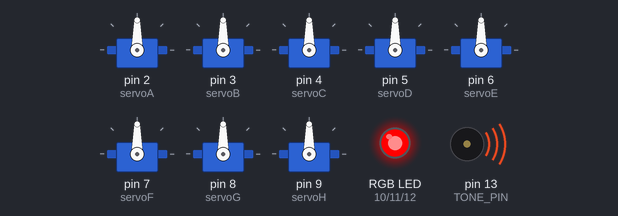
A sketch run on a simulated Arduino Uno, built with avr-gcc and run on an emulated ATmega328P. Shown: 8 × servo, an RGB LED mixed from three pins (HIGH = lit), buzzer (waves = sounding).

Above: at 0.16 s.
At 5.02 s:
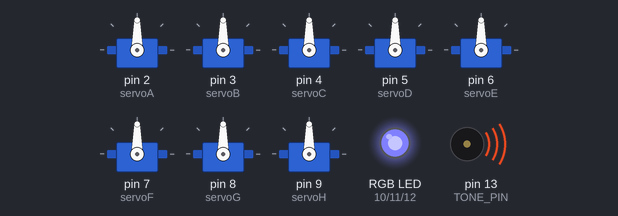
At 10.2 s:
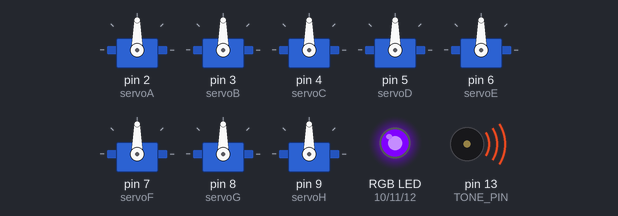
At 19.76 s:
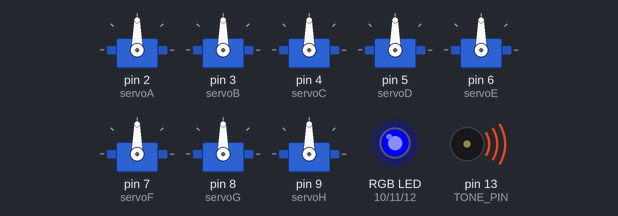
At 29.8 s:
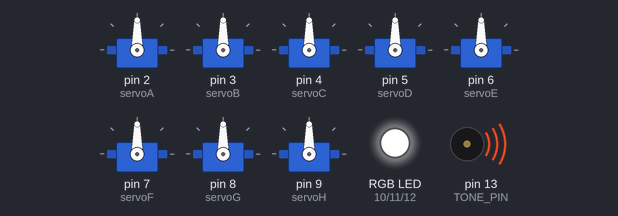
At 39.41 s:
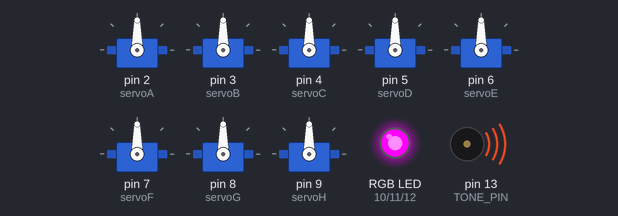
Timing chart, 0 to 40.0 s (numbered marks = the images above):
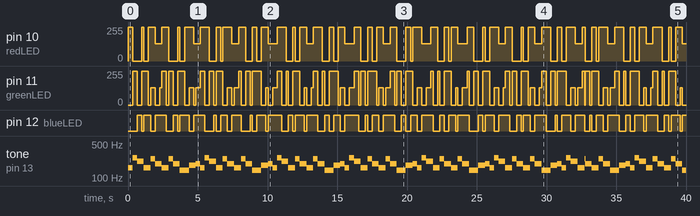

The sketch:

Spider.ino
```cpp
#include "Servo.h"
#include <math.h>
#include "SpiderConsts.h"
#include "SpiderMoves.h"

void setup() {
  servoA.attach(2); //передняя правая 1
  servoB.attach(3); //передняя правая 2
  servoC.attach(4); //задняя правая 1
  servoD.attach(5); //задняя правая 2
  servoE.attach(6); //задняя левая 1
  servoF.attach(7); //задняя левая 2
  servoG.attach(8); //передняя левая 1
  servoH.attach(9); //передняя левая 2
}

void loop()
{
  danceNonBlocking();
}
```

SpiderConsts.h
```cpp
#ifndef Consts
#define Consts
//Задержка
int del = 10;

//Пьезодинамик
#define TONE_PIN 13
//Ультразвук
#define PIN_TRIG A0
#define PIN_ECHO A1
//Светодиоды
#define blueLED 12
#define greenLED 11
#define redLED 10
//Сервоприводы
Servo servoA;
Servo servoB;
Servo servoC;
Servo servoD;
Servo servoE;
Servo servoF;
Servo servoG;
Servo servoH;
//Массивы для мелодии
const int notes[] =     {164, 261, 220, 220, 164, 164, 246, 195, 195, 164, 164, 246, 195, 195, 146, 146, 184, 184, 195};
const int durations[] = {216, 216, 216, 108, 216, 108, 216, 216, 108, 216, 108, 216, 216, 108, 216, 216, 216, 108, 216};
const int pauses[] =    {240, 240, 240, 120, 240, 120, 240, 240, 120, 240, 120, 240, 240, 120, 240, 240, 240, 120, 240};
const int noteCount = sizeof(notes) / sizeof(notes[0]);
//Массив для цветов
const int colors[][3] = {
  {255, 0, 0},
  {0, 255, 0},
  {0, 0, 255},
  {255, 255, 0},
  {0, 255, 255},
  {255, 0, 255},
  {255, 128, 0},
  {128, 0, 255},
  {128, 128, 128},
  {255, 255, 255}
};
#endif
```

SpiderMoves.h
```cpp
#ifndef Moves
#define Moves
#include "SpiderConsts.h"
#include "SpiderStart.h"
#include "SpiderPrimeMoves.h"
#include <Arduino.h>

/*
Библиотека
go_by_hand() - движение за рукой по ультразвуку
lunging_sideNonBlocking() - выпады вправо-влево (танец) без delay
danceNonBlocking() - мелодия+свет без delay
*/

void go_by_hand(){//движение за рукой по ультразвуку
  int rasst =  0;
  for(int i = 0; i < 5; i++){//считываем расстояние 5 раз
  digitalWrite(PIN_TRIG, LOW);
  delayMicroseconds(2);
  digitalWrite(PIN_TRIG, HIGH);
  delayMicroseconds(10);
  digitalWrite(PIN_TRIG, LOW);
  delay(1);

  long duration = pulseIn(PIN_ECHO, HIGH) / 58;
  rasst += duration;
    delay(1);
  }
  rasst /= 5;//берем среднее  для большей точности
  if (rasst > 10) forward(); else back();//если расстояние больле 10, шаг вперед. Иначе - шаг назад


}

//Переменные для lunging_sideNonBlocking
unsigned long previousMillisLunging = 0;
int phase = 0;  // фаза движения: 0- первый цикл i=90..30, 1- цикл j.. и т.д.
int i = 90;
int j = 0;
int subPhase = 0;

void lunging_sideNonBlocking() {//выпады вправо-влево (танец) без delay
  unsigned long currentMillis = millis();

  if (phase == 0) {
    if (currentMillis - previousMillisLunging >= del) {
      previousMillisLunging = currentMillis;
      servoA.write(180 - i);
      servoC.write(i);
      servoE.write(180 - i);
      servoG.write(i);
      i -= 2;
      if (i < 30) {
        i = 90;
        phase = 1;
        j = 0;
        subPhase = 0;
      }
    }
  }
  else if (phase == 1) {
    if (j < 100) {
      if (currentMillis - previousMillisLunging >= del * 1.2) {
        previousMillisLunging = currentMillis;
        if (subPhase == 0) {
          servoB.write(180 - i);
          servoD.write(i);
          servoF.write(i);
          servoH.write(180 - i);
          i -= 2;
          if (i < 30) {
            i = 30;
            subPhase = 1;
          }
        }
        else if (subPhase == 1) {
          servoB.write(180 - i);
          servoD.write(i);
          servoF.write(i);
          servoH.write(180 - i);
          i += 2;
          if (i > 150) {
            i = 150;
            subPhase = 2;
          }
        }
        else if (subPhase == 2) {
          servoB.write(180 - i);
          servoD.write(i);
          servoF.write(i);
          servoH.write(180 - i);
          i -= 2;
          if (i < 90) {
            i = 90;
            j++;
            subPhase = 0;
          }
        }
      }
    }
    else {
      phase = 2;
      i = 30;
    }
  }
  else if (phase == 2) {
    if (currentMillis - previousMillisLunging >= del) {
      previousMillisLunging = currentMillis;
      servoA.write(i);
      servoC.write(180 - i);
      servoE.write(i);
      servoG.write(180 - i);
      i += 2;
      if (i > 90) {
        phase = 3; // Конец движения
      }
    }
  }
  else if (phase == 3) {
    // Движение завершено, можно что-то сделать или повторить
  }
}

//Переменные для danceNonBlocking
unsigned long  previousMillis = 0;
int step = 0;
bool notePlaying = false;
int color = 0;

void danceNonBlocking() {//мелодия+свет без delay
  int currentMillis = millis();

  if (step >= sizeof(notes) / sizeof(notes[0])) {
    step = 0; // повторяем мелодию
  }

  if (!notePlaying) {
    // Запускаем ноту
    tone(TONE_PIN, notes[step]);
    rgb(colors[color][0], colors[color][1], colors[color][2]);
    previousMillis = currentMillis;
    notePlaying = true;
  } else {
    // Проверяем, не прошло ли время звучания ноты
    if (currentMillis - previousMillis >= durations[step]*1.5) {
      noTone(TONE_PIN); // остановить звук
      rgb(0, 0, 0);
      color += 1;
      color %= 10;
      previousMillis = currentMillis;
      notePlaying = false;
      step++;
      // Здесь пауза между нотами за счет этого состояния и условия в начале функции
      // Пауза длится пока notePlaying == false
    }
  }
}

#endif
```

SpiderStart.h
```cpp
#ifndef Start
#define Start
#include "SpiderConsts.h"
#include <Arduino.h>
#include <Wire.h>

/*
Библиотека
hello() - приветствие
center_servos() - исходное положение (углы по 90 градусов)
rgb(r, g, b) - /передача показателей цвета r,g,b на светодиоды
rainbow() - перелив цветов от красного к фиолетовому по кругу
sonarDistance() - измерение расстояния ультразвуком
song() - мелодия
bye() - прощание
*/
void center_servos() {//исходное положение (все сервоприводы на 90 градусов)
  servoA.write(90);
  servoB.write(90);
  servoC.write(90);
  servoD.write(90);
  servoE.write(90);
  servoF.write(90);
  servoG.write(90);
  servoH.write(90);
}
void hello(){ //приветствие
  for(int i = 90; i >= 45; i-=2){//две диагональные лапки чуть вперед для равновесия
    servoC.write(i);
    servoF.write(i);
    //servoG.write(180-i);
    delay(del*2);
  }
  delay(1000);
  for(int i = 90; i >= 0; i-=2){//лапка для приветствия поднимается
    servoB.write(i);
    delay(del);
  }
  for(int j = 0; j < 3; j++){//машем
    for(int i = 90; i >= 60; i-=2){
      servoA.write(i);
      delay(del);
    }
    for(int i = 60; i <= 120; i+=2){
      servoA.write(i);
      delay(del);
    }
    for(int i = 120; i >= 90; i-=2){
      servoA.write(i);
      delay(del);
    }
  }
  for(int i = 0; i <= 90; i+=2){//лапку для приветствия опускаем
    servoB.write(i);
    delay(del);
  }
  for(int i = 45; i <= 90; i+=2){//две диагональные лапки на место
    servoC.write(i);
    servoF.write(i);
    //servoG.write(180-i);
    delay(del*2);
  }
  delay(1000);

}
void song(){//мелодия
  for(int i = 0; i <= sizeof(notes); i++){
    tone(TONE_PIN, notes[i], durations[i]);
    delay(pauses[i]);
  }
}
void rgb(int r, int g, int b){//передача показателей цвета r,g,b на светодиоды
  analogWrite(blueLED, b);//отдельно на синий
  analogWrite(greenLED, g);//зеленый
  analogWrite(redLED, r);//красный
}
void rainbow(){//перелив цветов (радуга)
  rgb(255, 0, 0);//красный
  delay(100);
  for(int i = 0; i <= 255; i+=5){//оранжевый, желтый
    rgb(255, i, 0);
    delay(100);
  }
  for(int i = 255; i >= 0; i-=25){//зеленый
    rgb(i, 255, 0);
    delay(100);
  }
  for(int i = 0; i <= 255; i+=15){//голубой
    rgb(0, 255, i);
    delay(100);
  }
  for(int i = 255; i >= 0; i-=15){//синий
    rgb(0, i, 255);
    delay(100);
  }
  for(int i = 0; i <= 255; i+=15){//фиолетовый
    rgb(i, 0, 255);
    delay(100);
  }
  for(int i = 255; i >= 0; i-=15){//красный
    rgb(255, 0, i);
    delay(100);
  }
}
void sonarDistance(){//измерение расстояния ультразвуком
  //считываем расстояние
  digitalWrite(PIN_TRIG, LOW);
  delayMicroseconds(2);
  digitalWrite(PIN_TRIG, HIGH);
  delayMicroseconds(10);
  digitalWrite(PIN_TRIG, LOW);
  delay(1);

  long distance = pulseIn(PIN_ECHO, HIGH) / 58;
  Serial.println(distance);

}
void bye(){ //прощание
  for(int i = 90; i >= 45; i-=2){
    servoC.write(i);
    servoF.write(i);
    //servoG.write(180-i);
    delay(del*2);
  }
  delay(1000);
  for(int j = 0; j < 3; j++){
    for(int i = 90; i >= 0; i-=2){
      servoB.write(i);
      delay(del);
    }
    for(int i = 0; i <= 90; i+=2){
      servoB.write(i);
      delay(del);
    }
  }
  for(int i = 45; i <= 90; i+=2){
    servoC.write(i);
    servoF.write(i);
    //servoG.write(180-i);
    delay(del*2);
  }
  delay(1000);


}


#endif
```

Source omitted: SpiderPrimeMoves.h (15584 bytes)

Measured:
- by itself, pin 10 (redLED), pin 11 (greenLED): moves between 0/255 and 255/255, repeating every 19.0 s
- by itself, pin 12 (blueLED): moves between LOW and HIGH, repeating every 19.0 s
- by itself, tone on pin 13 (TONE_PIN): plays 164 Hz for 0.32 s, 261 Hz for 0.32 s, 220 Hz for 0.49 s, 164 Hz for 0.49 s, 246 Hz for 0.32 s, 195 Hz for 0.49 s … (94 notes in this stretch)
